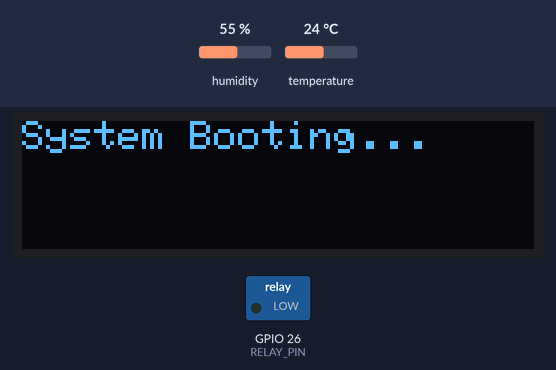
Recording of a sketch running on a simulated ESP32. On the bench: 128×32 one-colour display, switched loads named in the sketch (green lamp = pin HIGH). The test bench sets the inputs (shaded band); at power-on: temperature 24 °C, humidity 55 %. WiFi joins after 1.5 s; servers stay silent unless stated; uploads are accepted with an empty reply; EEPROM starts erased; what the sketch prints to the serial monitor is not drawn.

Above: at 0.1 s.
4.8 s: temperature set to 34 °C
At 7.6 s:
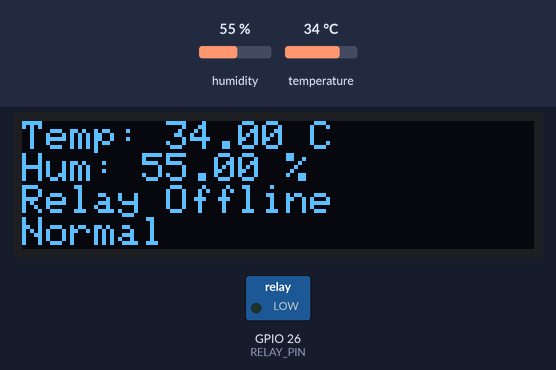
8.1 s: temperature set to 37 °C
At 12.0 s:
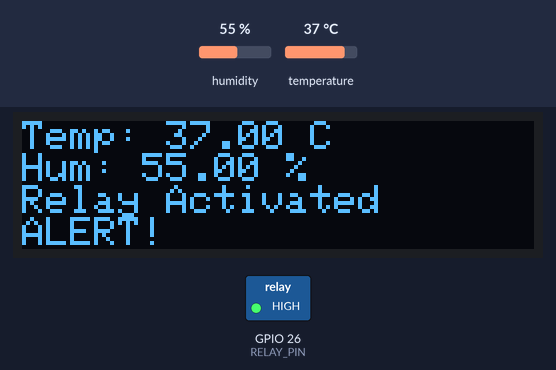
14.1 s: temperature set to 12 °C
At 16.1 s:
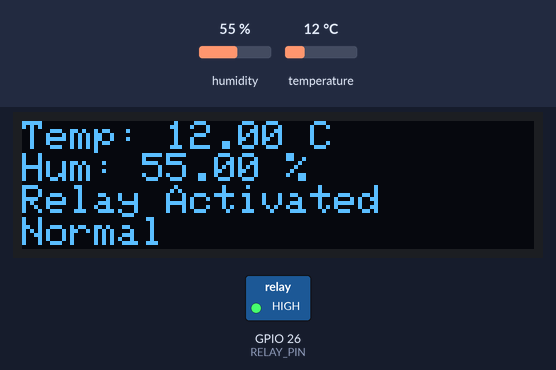
21.1 s: humidity set to 22 %
At 22.1 s:
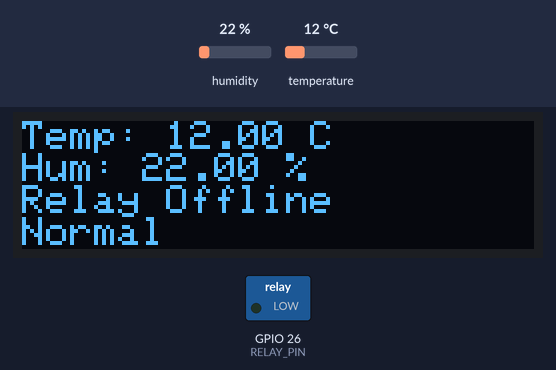
Timing chart, 0 to 24.1 s (numbered marks = the images above; inputs shaded):
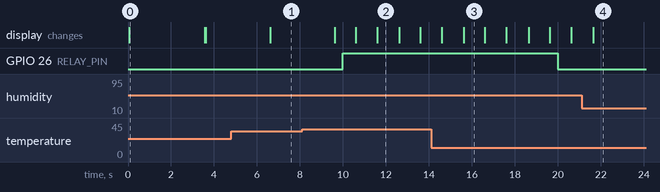

The sketch:

arduino.ino
```cpp
#include "wifi_utils.h"
#include "display_utils.h"
#include "eeprom_utils.h"
#include "web_server.h"
#include "dht_utils.h"
#include <HTTPClient.h>

static bool blinkOn = false;
static unsigned long lastBlink = 0;
static unsigned long lastUpdate = 0;

const char* backend_url = "https://tensorflowtitan.xyz/backend/insert.php";

void setup() {
  Serial.begin(115200);
  initDisplay();
  initDHT();
  readCredentialsFromEEPROM();

  showStartupScreen();

  if (connectToWiFi()) {
    showWiFiSuccessScreen();
  } else {
    startAccessPointMode();
    showAPModeScreen();
  }
}

void postSensorData(float temp, float hum) {
  if (WiFi.status() == WL_CONNECTED) {
    HTTPClient http;
    http.begin(backend_url);
    http.addHeader("Content-Type", "application/json");

    String payload = "{\"temperature\":" + String(temp) + ",\"humidity\":" + String(hum) + "}";
    int httpResponseCode = http.POST(payload);

    Serial.print("POST Response Code: ");
    Serial.println(httpResponseCode);
    http.end();
  } else {
    Serial.println("WiFi not connected. Cannot send data.");
  }
}

void loop() {
  handleWebRequests(); // For AP mode config

  // Read + send every 10s
  if (millis() - lastUpdate > 10000) {
    lastUpdate = millis();

    float temp = readTemperature();
    float hum = readHumidity();
    checkAndTriggerRelay(temp, hum);
    postSensorData(temp, hum);
  }

  // Blink OLED status every 1s
  if (millis() - lastBlink > 1000) {
    lastBlink = millis();
    blinkOn = !blinkOn;

    float temp = readTemperature();
    float hum = readHumidity();
    bool relayActive = digitalRead(RELAY_PIN);

    String line1 = "Temp: " + String(temp) + " C";
    String line2 = "Hum: " + String(hum) + " %";
    String line3 = relayActive ? (blinkOn ? "Relay Activated" : "") : "Relay Offline";
    String line4 = (temp > TEMP_THRESHOLD || hum > HUMIDITY_THRESHOLD) ? "ALERT!" : "Normal";


    updateDisplay(line1, line2, line3, line4);
  }
}
```

dht_utils.h
```cpp
#ifndef DHT_UTILS_H
#define DHT_UTILS_H

#include <DHT.h>

#define DHTPIN 4         // GPIO where DHT11 is connected
#define DHTTYPE DHT11    // DHT 11
#define RELAY_PIN 26     // Updated to your relay pin (D26)

#define TEMP_THRESHOLD 35.0
#define HUMIDITY_THRESHOLD 97.0

DHT dht(DHTPIN, DHTTYPE);

// Initialize DHT sensor and relay pin
void initDHT() {
  dht.begin();
  pinMode(RELAY_PIN, OUTPUT);
  Serial.println("DHT11 & Relay initialized");
}

// Read temperature in Celsius
float readTemperature() {
  return dht.readTemperature();
}

// Read humidity in percentage
float readHumidity() {
  return dht.readHumidity();
}

// Check threshold and activate relay if needed
bool checkAndTriggerRelay(float temp, float hum) {
  bool trigger = temp > TEMP_THRESHOLD || hum > HUMIDITY_THRESHOLD;
  digitalWrite(RELAY_PIN, trigger ? HIGH : LOW);  // Relay ON if HIGH (check if yours is active HIGH or LOW)
  return trigger;
}

// Return "ON" or "OFF" for relay status
String relayStatusString() {
  return digitalRead(RELAY_PIN) ? "ON" : "OFF";
}

#endif
```

display_utils.h
```cpp
#ifndef DISPLAY_UTILS_H
#define DISPLAY_UTILS_H

#include <Adafruit_GFX.h>
#include <Adafruit_SSD1306.h>
#include <Wire.h>

#define SCREEN_WIDTH 128
#define SCREEN_HEIGHT 32
#define OLED_RESET -1
#define I2C_SDA 21
#define I2C_SCL 22

Adafruit_SSD1306 display(SCREEN_WIDTH, SCREEN_HEIGHT, &Wire, OLED_RESET);

void initDisplay() {
  Wire.begin(I2C_SDA, I2C_SCL);
  if (!display.begin(SSD1306_SWITCHCAPVCC, 0x3C)) {
    Serial.println(F("SSD1306 allocation failed"));
    while (true);
  }
  display.clearDisplay();
  display.display();
  Serial.println("OLED initialized");
}

void showStartupScreen() {
  display.clearDisplay();
  display.setTextSize(1);
  display.setTextColor(WHITE);
  display.setCursor(0, 0);
  display.println("System Booting...");
  display.display();
  delay(2000);
}

void showAPModeScreen() {
  display.clearDisplay();
  display.setTextSize(1);
  display.setTextColor(WHITE);
  display.setCursor(0, 16);
  display.println("AP Mode: ON");
  display.display();
}

void showWiFiSuccessScreen() {
  display.clearDisplay();
  display.setTextSize(1);
  display.setTextColor(WHITE);
  display.setCursor(0, 16);
  display.println("WiFi Connected");
  display.display();
}

// 3-line OLED display
void updateDisplay(String line1, String line2, String line3, String line4) {
  display.clearDisplay();
  display.setTextSize(1);
  display.setTextColor(WHITE);
  display.setCursor(0, 0);  display.println(line1);
  display.setCursor(0, 8);  display.println(line2);
  display.setCursor(0, 16); display.println(line3);
  display.setCursor(0, 24); display.println(line4);
  display.display();
}

#endif
```

eeprom_utils.h
```cpp
#ifndef EEPROM_UTILS_H
#define EEPROM_UTILS_H

#include <EEPROM.h>

// Stores user-defined WiFi credentials and Device ID
String ssid = "";
String pass = "";
String devid = "";

// Clears entire EEPROM
void clearEEPROM() {
  EEPROM.begin(512);
  for (int i = 0; i < 512; i++) EEPROM.write(i, 0);
  EEPROM.commit();
  EEPROM.end();
  Serial.println("EEPROM cleared");
}

// Reads WiFi SSID, password, and device ID from EEPROM
void readCredentialsFromEEPROM() {
  EEPROM.begin(512);
  Serial.println("Reading EEPROM...");

  ssid = "";
  pass = "";
  devid = "";

  for (int i = 0; i < 20; i++) {
    char c = char(EEPROM.read(i));
    if (c != 0) ssid += c;
  }
  for (int i = 20; i < 40; i++) {
    char c = char(EEPROM.read(i));
    if (c != 0) pass += c;
  }
  for (int i = 40; i < 60; i++) {
    char c = char(EEPROM.read(i));
    if (c != 0) devid += c;
  }

  Serial.println("SSID: " + ssid);
  Serial.println("PASS: " + pass);
  Serial.println("DEVID: " + devid);
  EEPROM.end();
}

// Writes WiFi SSID, password, and device ID to EEPROM
void writeCredentialsToEEPROM(String a, String b, String c) {
  clearEEPROM();
  EEPROM.begin(512);
  Serial.println("Writing to EEPROM...");

  for (int i = 0; i < a.length(); i++) EEPROM.write(i, a[i]);
  EEPROM.write(a.length(), 0);

  for (int i = 0; i < b.length(); i++) EEPROM.write(20 + i, b[i]);
  EEPROM.write(20 + b.length(), 0);

  for (int i = 0; i < c.length(); i++) EEPROM.write(40 + i, c[i]);
  EEPROM.write(40 + c.length(), 0);

  EEPROM.commit();
  EEPROM.end();
  Serial.println("Write successful");
}

#endif
```

web_server.h
```cpp
#ifndef WEB_SERVER_H
#define WEB_SERVER_H

#include <WebServer.h>
#include "eeprom_utils.h"

WebServer server(80);

void setupWebHandlers();

// Launch the server and set routes
void launchWebServer() {
  setupWebHandlers();
  server.begin();
  Serial.println("Web server started");
}

// Call this regularly in loop()
void handleWebRequests() {
  server.handleClient();
}

// HTML + endpoint handlers
void setupWebHandlers() {
  server.on("/", []() {
    String content = "<html><head><style>"
                     ".button {background-color: #3CBC8D;color: white;padding: 5px 10px;cursor: pointer;}"
                     "input[type=text],[type=password] {width: 100%;padding: 5px;margin: 5px 0;background: #3CBC8D;color: white;border: none;}"
                     "body {font-family: sans-serif;}"
                     "</style></head><body>";

    content += "<h1>WiFi Manager</h1><h3>Current Settings</h3><table>";
    content += "<tr><td>SSID:</td><td>" + ssid + "</td></tr>";
    content += "<tr><td>Password:</td><td>" + pass + "</td></tr>";
    content += "<tr><td>Device ID:</td><td>" + devid + "</td></tr></table><br>";

    content += "<form method='get' action='setting'><h3>Update WiFi Settings</h3><table>";
    content += "<tr><td>SSID:</td><td><input type='text' name='ssid'></td></tr>";
    content += "<tr><td>Password:</td><td><input type='password' name='password'></td></tr>";
    content += "<tr><td>Device ID:</td><td><input type='text' name='devid'></td></tr>";
    content += "<tr><td></td><td><input class='button' type='submit' value='Save & Reboot'></td></tr>";
    content += "</table></form><br>";

    content += "<a class='button' href='/clear'>Clear EEPROM</a>";

    content += "</body></html>";

    server.send(200, "text/html", content);
  });

  server.on("/setting", []() {
    String ssidw = server.arg("ssid");
    String passw = server.arg("password");
    String devidw = server.arg("devid");
    writeCredentialsToEEPROM(ssidw, passw, devidw);
    server.send(200, "text/html", "Settings saved! Rebooting...");
    delay(2000);
    ESP.restart();
  });

  server.on("/clear", []() {
    clearEEPROM();
    server.send(200, "text/html", "EEPROM cleared! Rebooting...");
    delay(2000);
    ESP.restart();
  });
}

#endif
```

wifi_utils.h
```cpp
#ifndef WIFI_UTILS_H
#define WIFI_UTILS_H

#include <WiFi.h>

extern String ssid, pass;
bool apModeActive = false;

void launchWebServer();  // Forward declaration

// Attempt to connect to stored WiFi
bool connectToWiFi() {
  WiFi.softAPdisconnect(true);
  WiFi.disconnect(true);
  WiFi.mode(WIFI_STA);
  WiFi.begin(ssid.c_str(), pass.c_str());

  Serial.println("Connecting to WiFi...");
  for (int i = 0; i < 50; i++) {
    if (WiFi.status() == WL_CONNECTED) {
      Serial.println("WiFi connected!");
      Serial.println(WiFi.localIP());
      WiFi.setAutoReconnect(true);
      WiFi.persistent(true);
      return true;
    }
    Serial.print(".");
    delay(500);
  }

  Serial.println("\nWiFi connection failed.");
  return false;
}

// Launch Access Point mode if no WiFi
void startAccessPointMode() {
  const char* ssidap = "ESP32_2025";
  const char* passap = "";
  WiFi.mode(WIFI_AP);
  WiFi.softAP(ssidap, passap);

  Serial.println("AP Mode active. Connect to: " + WiFi.softAPIP().toString());
  apModeActive = true;
  launchWebServer();
}

// Check current mode
bool isInAPMode() {
  return apModeActive;
}

#endif
```

Measured:
- the behaviour switches between 35 and 36 °C on temperature (found by bisection; images 1 and 2)
- after the input at 4.8 s, the display: changes after 1.8 s (image 1)
- after the input at 8.1 s, GPIO 26 (RELAY_PIN): LOW → HIGH after 1.9 s; the display: first changes after 1.5 s (image 2 shows a later state)
- after the input at 14.1 s, GPIO 26 (RELAY_PIN): HIGH → LOW after 5.9 s; the display: first differs from a run without the input after 1.5 s (image 3)
- after the input at 21.1 s, the display: changes after 0.54 s (image 4)
- what the display in image 0 shows lasts 3.5 s, from 0.1 s to 3.6 s
- what the display in image 2 shows lasts 1.0 s, from 11.6 s to 12.6 s
